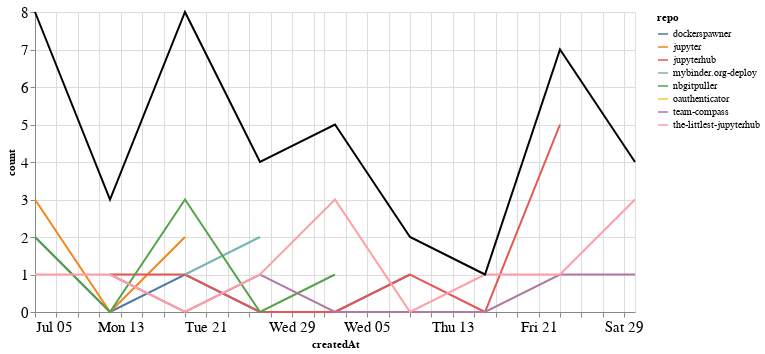

The cell this chart's notebook holds for it:
### Markdown cell above
## Comments

### Code cell
comments_time = comments.groupby('repo').resample('W', on='createdAt').count()['author'].reset_index()
comments_time = comments_time.rename(columns={'author': 'count'})
comments_time_total = comments_time.groupby('createdAt').agg({"count": "sum"}).reset_index()
ch1 = alt.Chart(comments_time, width=600).mark_line().encode(
    x='createdAt',
    y='count',
    color='repo',
    tooltip="repo"
)

ch2 = alt.Chart(comments_time_total, width=600).mark_line(color="black").encode(
    x='createdAt',
    y='count',
)

ch1 + ch2

### Figure 1 — Vega-Lite specification as saved in the notebook (floating-point values rounded to 4 significant figures)
{"config": {"axisLeft": {"labelFontSize": 15}, "axisBottom": {"labelFontSize": 15}}, "layer": [{"data": {"name": "data-b3c73b0a0a5eb9c3c96e6ca3b3827fb6"}, "mark": "line", "encoding": {"color": {"type": "nominal", "field": "repo"}, "tooltip": {"type": "nominal", "field": "repo"}, "x": {"type": "temporal", "field": "createdAt"}, "y": {"type": "quantitative", "field": "count"}}, "width": 600}, {"data": {"name": "data-7455938445d9ab1281eb82b605351e50"}, "mark": {"type": "line", "color": "black"}, "encoding": {"x": {"type": "temporal", "field": "createdAt"}, "y": {"type": "quantitative", "field": "count"}}, "width": 600}], "$schema": "https://vega.github.io/schema/vega-lite/v4.8.1.json", "datasets": {"data-b3c73b0a0a5eb9c3c96e6ca3b3827fb6": [{"repo": "dockerspawner", "createdAt": "2020-07-05T00:00:00", "count": 2}, {"repo": "dockerspawner", "createdAt": "2020-07-12T00:00:00", "count": 0}, {"repo": "dockerspawner", "createdAt": "2020-07-19T00:00:00", "count": 1}, {"repo": "dockerspawner", "createdAt": "2020-07-26T00:00:00", "count": 0}, {"repo": "dockerspawner", "createdAt": "2020-08-02T00:00:00", "count": 0}, {"repo": "dockerspawner", "createdAt": "2020-08-09T00:00:00", "count": 1}, {"repo": "jupyter", "createdAt": "2020-07-05T00:00:00", "count": 3}, {"repo": "jupyter", "createdAt": "2020-07-12T00:00:00", "count": 0}, {"repo": "jupyter", "createdAt": "2020-07-19T00:00:00", "count": 2}, {"repo": "jupyterhub", "createdAt": "2020-07-12T00:00:00", "count": 1}, {"repo": "jupyterhub", "createdAt": "2020-07-19T00:00:00", "count": 1}, {"repo": "jupyterhub", "createdAt": "2020-07-26T00:00:00", "count": 0}, {"repo": "jupyterhub", "createdAt": "2020-08-02T00:00:00", "count": 0}, {"repo": "jupyterhub", "createdAt": "2020-08-09T00:00:00", "count": 1}, {"repo": "jupyterhub", "createdAt": "2020-08-16T00:00:00", "count": 0}, {"repo": "jupyterhub", "createdAt": "2020-08-23T00:00:00", "count": 5}, {"repo": "mybinder.org-deploy", "createdAt": "2020-07-19T00:00:00", "count": 1}, {"repo": "mybinder.org-deploy", "createdAt": "2020-07-26T00:00:00", "count": 2}, {"repo": "nbgitpuller", "createdAt": "2020-07-05T00:00:00", "count": 2}, {"repo": "nbgitpuller", "createdAt": "2020-07-12T00:00:00", "count": 0}, {"repo": "nbgitpuller", "createdAt": "2020-07-19T00:00:00", "count": 3}, {"repo": "nbgitpuller", "createdAt": "2020-07-26T00:00:00", "count": 0}, {"repo": "nbgitpuller", "createdAt": "2020-08-02T00:00:00", "count": 1}, {"repo": "oauthenticator", "createdAt": "2020-08-02T00:00:00", "count": 1}, {"repo": "team-compass", "createdAt": "2020-07-12T00:00:00", "count": 1}, {"repo": "team-compass", "createdAt": "2020-07-19T00:00:00", "count": 0}, {"repo": "team-compass", "createdAt": "2020-07-26T00:00:00", "count": 1}, {"repo": "team-compass", "createdAt": "2020-08-02T00:00:00", "count": 0}, {"repo": "team-compass", "createdAt": "2020-08-09T00:00:00", "count": 0}, {"repo": "team-compass", "createdAt": "2020-08-16T00:00:00", "count": 0}, {"repo": "team-compass", "createdAt": "2020-08-23T00:00:00", "count": 1}, {"repo": "team-compass", "createdAt": "2020-08-30T00:00:00", "count": 1}, {"repo": "the-littlest-jupyterhub", "createdAt": "2020-07-05T00:00:00", "count": 1}, {"repo": "the-littlest-jupyterhub", "createdAt": "2020-07-12T00:00:00", "count": 1}, {"repo": "the-littlest-jupyterhub", "createdAt": "2020-07-19T00:00:00", "count": 0}, {"repo": "the-littlest-jupyterhub", "createdAt": "2020-07-26T00:00:00", "count": 1}, {"repo": "the-littlest-jupyterhub", "createdAt": "2020-08-02T00:00:00", "count": 3}, {"repo": "the-littlest-jupyterhub", "createdAt": "2020-08-09T00:00:00", "count": 0}, {"repo": "the-littlest-jupyterhub", "createdAt": "2020-08-16T00:00:00", "count": 1}, {"repo": "the-littlest-jupyterhub", "createdAt": "2020-08-23T00:00:00", "count": 1}, {"repo": "the-littlest-jupyterhub", "createdAt": "2020-08-30T00:00:00", "count": 3}], "data-7455938445d9ab1281eb82b605351e50": [{"createdAt": "2020-07-05T00:00:00", "count": 8}, {"createdAt": "2020-07-12T00:00:00", "count": 3}, {"createdAt": "2020-07-19T00:00:00", "count": 8}, {"createdAt": "2020-07-26T00:00:00", "count": 4}, {"createdAt": "2020-08-02T00:00:00", "count": 5}, {"createdAt": "2020-08-09T00:00:00", "count": 2}, {"createdAt": "2020-08-16T00:00:00", "count": 1}, {"createdAt": "2020-08-23T00:00:00", "count": 7}, {"createdAt": "2020-08-30T00:00:00", "count": 4}]}}
